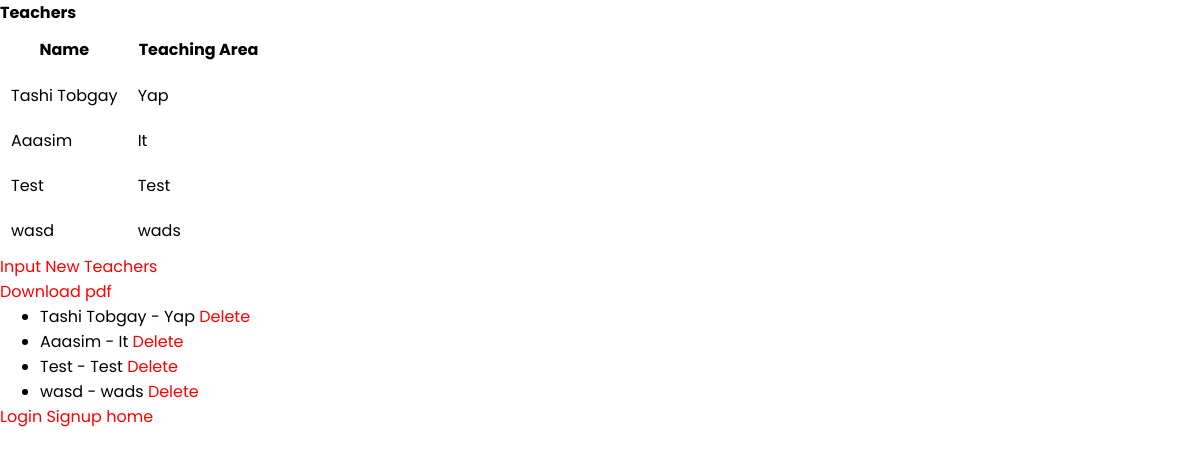
Page /test/ on the committed database.
### MyApp1/models.py (models this page shows)
class teacher(models.Model):
    Name = models.CharField(max_length=25)
    Area = models.CharField(max_length=30)

### MyApp1/views.py (the view)
# urls.py: path('test/', MyApp1.views.index, name='test'),
def index(request):
    teach = teacher.objects.all()
    return render(request,"MyApp1/index.html",{'content':teach})

### MyApp1/templates/MyApp1/index.html (shortened to what this page needs)
<html>
<head>
    {% load static %}
    <link href="{% static 'Style.css' %}" rel="stylesheet" />
</head>
<body>
    <strong>Teachers</strong>
    {% if content %}
    <table>
        <tr>
            <th>Name</th>
            <th>Teaching Area</th>
        </tr>
        {% for teach in content %}
        <tr>
            <td>{{teach.Name}}</td>
            <td>{{teach.Area}}</td>
        </tr>
        {% endfor %}
    </table>
    {% else %}
    <strong>No data!!</strong>
    {% endif %}
    <p><a href="{% url 'input' %}">Input New Teachers</a></p>
    <p><a href="{% url 'report' %}">Download pdf</a></p>
    <ul>
        {% for t in content %}
        <li>
            {{ t.Name }} - {{ t.Area }}
            <a href="{% url 'delete_teacher' t.id %}">
                Delete
            </a>
        </li>
        {% endfor %}
    </ul>
    {% if user.is_authenticated %}
    <p>Welcome {{user.username}}</p>
    <form method="post" action="{% url 'logout' %}">
        {% csrf_token %}
        <button type="submit">Log out</button>
    </form>
    {% else %}
    <a href="{% url 'login' %}">Login</a>
    <a href="{% url 'signup' %}">Signup</a>
    {% endif %}
    <a href="{% url 'home' %}">home</a>
</body>
</html>

### MyApp1/Static/Style.css (style rules this page uses)
* { font-family: "Poppins", sans-serif; margin: 0; }
a { text-decoration: none; transition: 0.5s; color: red; }
th { padding: 10px; }
td { padding: 9px; }

### rows in the picture
teacher: Name "Tashi Tobgay", Area "Yap"
teacher: Name "Aaasim", Area "It"
teacher: Name "Test", Area "Test"
teacher: Name "wasd", Area "wads"
